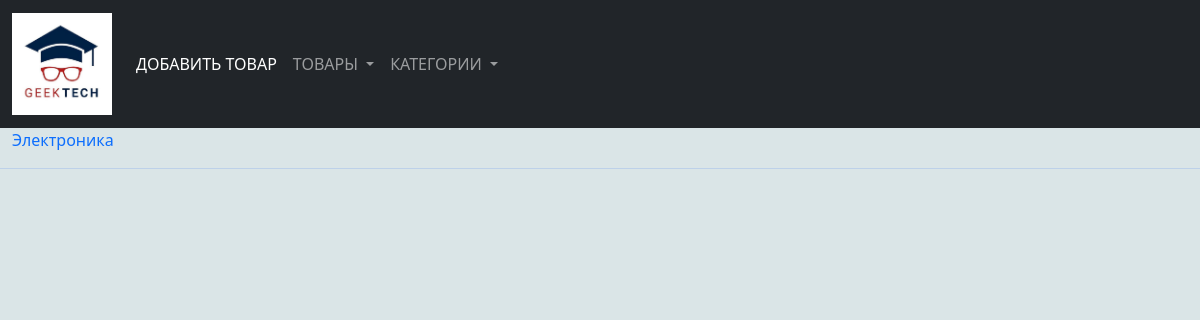
The app's page /, older data.
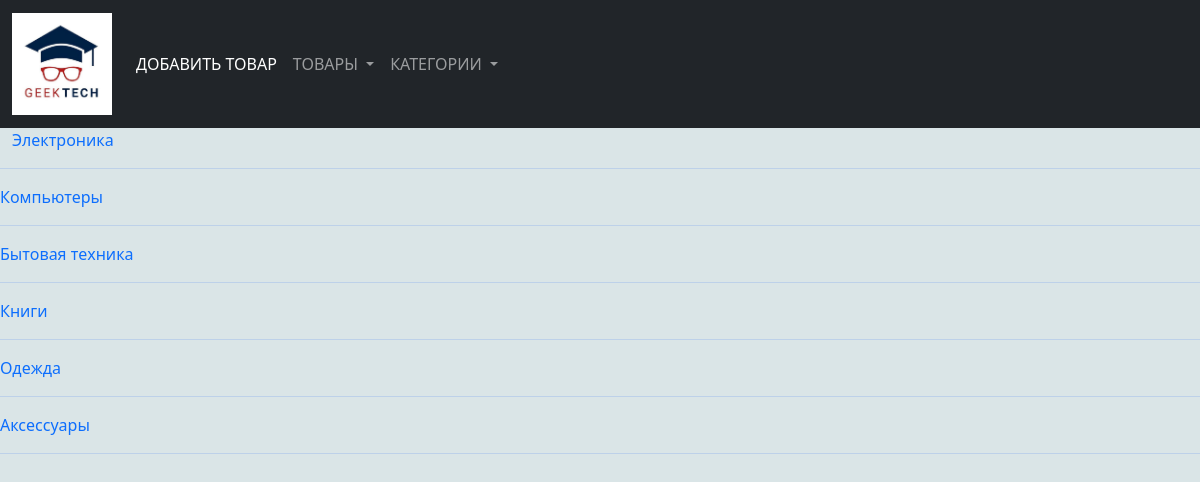
The same page, newer data.
### product/models.py (models this page shows)
class Category(models.Model):
    name = models.CharField(max_length=100)
    class Meta:
        verbose_name = "Категория"
        verbose_name_plural = "Категории"
    def __str__(self):
        return self.name

### product/views.py (the view)
# urls.py: path("",views.category_vievs),
def category_vievs(request):
    category=Category.objects.all()
    produts=Products.objects.all()
    print(category)
    data={
        "Title":"Главная страница",
        "Category_list" : category,
        "Product_list": produts
    }
    return render(request,"index.html",context=data)

### templates/index.html
{% extends "layout.html"%}
{% block content %}
{% for Category in Category_list %}
    <a href="/Category/{{ Category.id}}/">{{ Category}}</a><br/>
    <hr/>
{% endfor %}
{%endblock%}

### templates/layout.html (shortened to what this page needs)
{% load static %}
<!DOCTYPE html>
<html lang="en" xmlns="http://www.w3.org/1999/html">
<head>
    <link href="https://cdn.jsdelivr.net/npm/bootstrap@5.0.2/dist/css/bootstrap.min.css" rel="stylesheet">
    <link rel="stylesheet" href="{% static "CSS/style.css" %}">
</head>
<body>
<nav class="navbar navbar-expand-lg navbar-dark bg-dark">
    <div class="container-fluid">
        <a class="navbar-brand" href="/">
            <img alt="image" style="width: 100px" src="{% static "images/photo_2020-09-09_11-35-19.jpg" %}">
        </a>
        <div class="collapse navbar-collapse" id="navbarSupportedContent">
            <ul class="navbar-nav me-auto mb-2 mb-lg-0">
                <li class="nav-item">
                    <a class="nav-link active" aria-current="page" href="/add_product/">ДОБАВИТЬ ТОВАР</a>
                </li>
                <li class="nav-item dropdown">
                    <a class="nav-link dropdown-toggle" href="#" id="navbarDropdown" role="button"
                       data-bs-toggle="dropdown" aria-expanded="false">
                        ТОВАРЫ
                    </a>
                </li>
                <li class="nav-item dropdown">
                    <a class="nav-link dropdown-toggle" href="#" id="navbarDropdown" role="button"
                       data-bs-toggle="dropdown" aria-expanded="false">
                        КАТЕГОРИИ
                    </a>
                </li>
        </div>
    </div>
</nav>
<dif class="container">
{% block content %}
{% endblock %}
</dif>
</body>
</html>

### product/static/CSS/style.css (style rules this page uses)
body { background-color: #dae5e7; color: cornflowerblue; }
a { text-decoration:none ; }

Row changes from the older to the newer data that the page shows:
added Category: name "Компьютеры"
added Category: name "Бытовая техника"
added Category: name "Книги"
added Category: name "Одежда"
added Category: name "Аксессуары"
